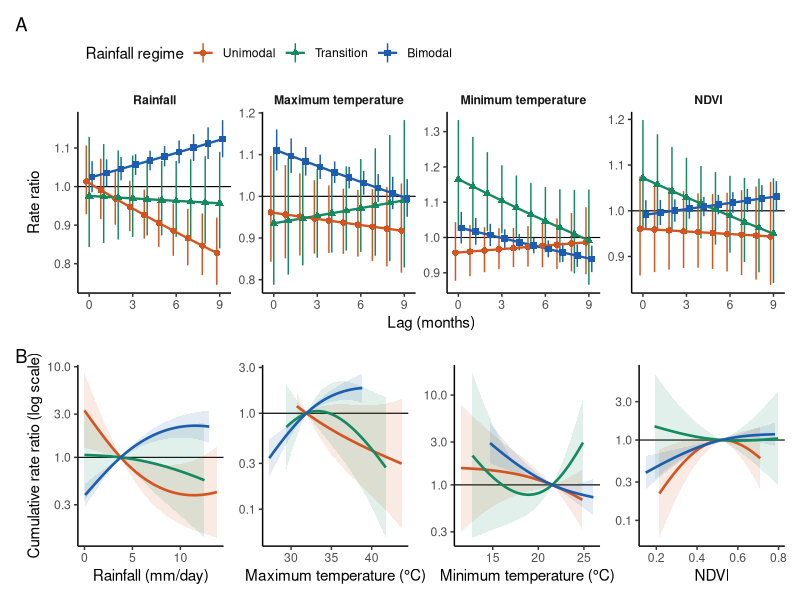
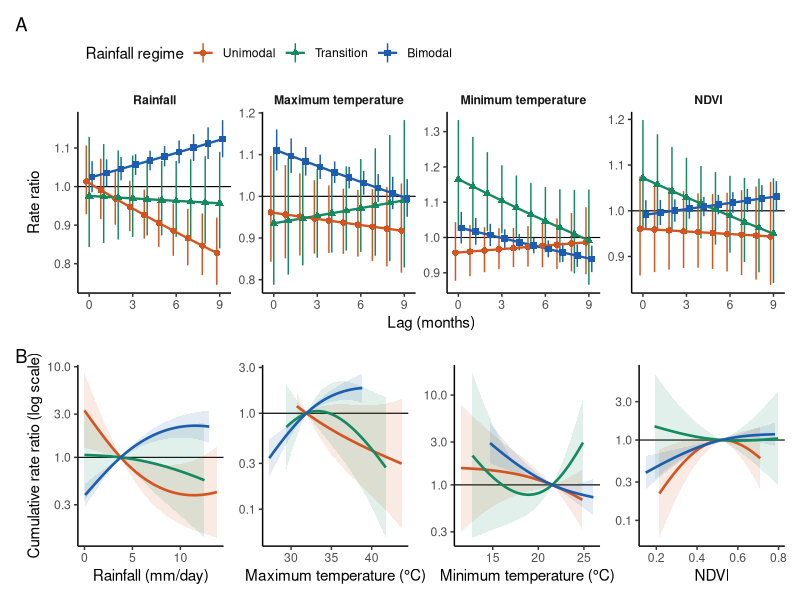
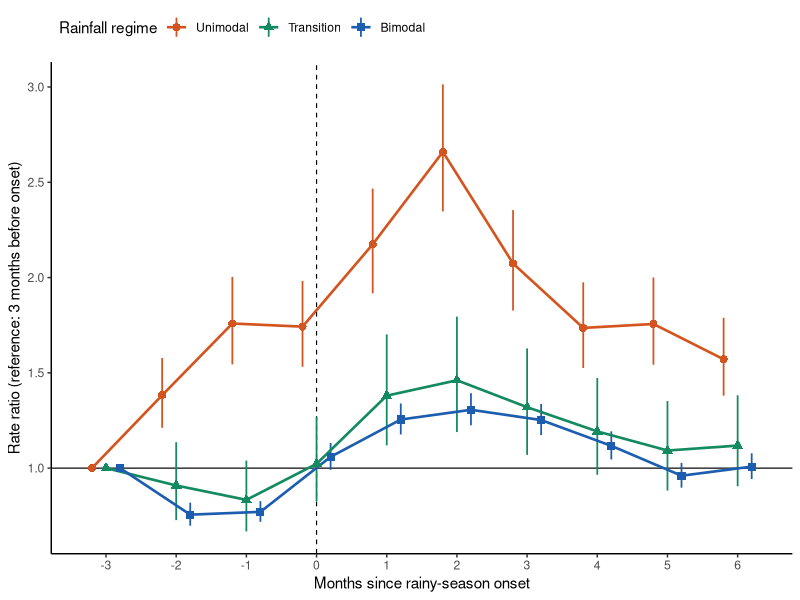
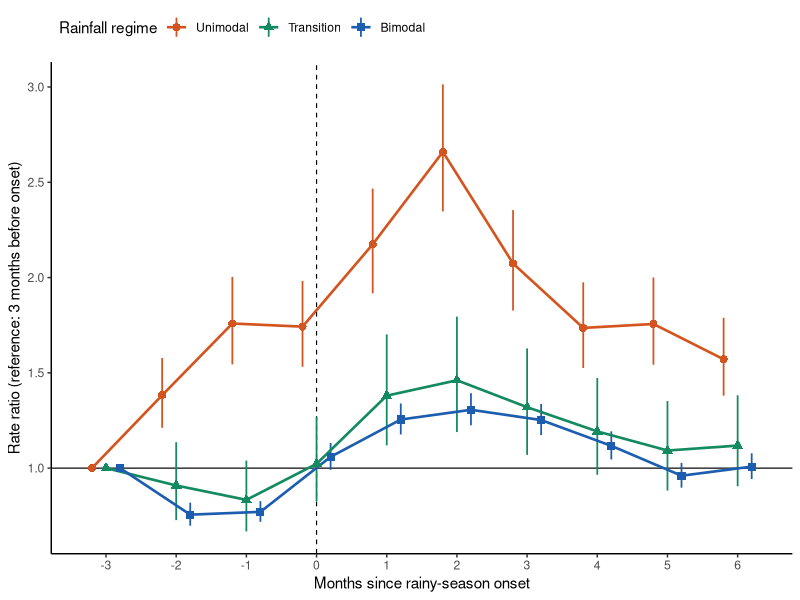

These figures' R source, in order:
# Figures 9 and 10 (Results, sections 3.7 and 3.8). Run after analysis/regime_onset.R.
#   Fig 9: (A) lag-specific rate ratios at the national 90th percentile versus the median, by rainfall regime;
#          (B) cumulative exposure-response over lags 0-9 by regime.
#   Fig 10: event-study rate ratios by months since rainy-season onset, by regime (one axis).
suppressPackageStartupMessages({ library(readr); library(dplyr); library(ggplot2); library(patchwork) })
REG_COL <- c(Unimodal = "#D4541F", Transition = "#138A5F", Bimodal = "#1C5DAF")   # as in Figs 3-4
REG_SH  <- c(Unimodal = 16, Transition = 17, Bimodal = 15)
LAB <- c(rainfall = "Rainfall", tmax = "Maximum temperature", tmin = "Minimum temperature", ndvi = "NDVI")
XLAB <- c(rainfall = "Rainfall (mm/day)", tmax = "Maximum temperature (°C)", tmin = "Minimum temperature (°C)", ndvi = "NDVI")
th <- theme_classic(base_size = 11) + theme(strip.background = element_blank(), strip.text = element_text(face = "bold"),
                                            legend.position = "top", legend.justification = "left")
save_fig <- function(p, name, w, h) {
  ggsave(file.path("figures", paste0(name, ".png")), p, width = w, height = h, dpi = 300, bg = "white")
  ggsave(file.path("figures", paste0(name, ".pdf")), p, width = w, height = h, device = cairo_pdf, bg = "white")
}
tc <- function(x) factor(tools::toTitleCase(x), levels = names(REG_COL))
dg <- position_dodge(width = 0.6)

lc <- read_csv("analysis/output/regime_lag_curves.csv", show_col_types = FALSE) |> filter(group %in% c("unimodal", "transition", "bimodal")) |>
  mutate(regime = tc(group), variable = factor(LAB[variable], levels = LAB))
pA <- ggplot(lc, aes(lag, RR, colour = regime, shape = regime)) + geom_hline(yintercept = 1, linewidth = 0.4) +
  geom_linerange(aes(ymin = lo, ymax = hi), position = dg, linewidth = 0.5) +
  geom_line(position = dg, linewidth = 0.8) + geom_point(position = dg, size = 1.9) +
  facet_wrap(~ variable, nrow = 1, scales = "free_y") +
  scale_colour_manual(values = REG_COL, name = "Rainfall regime") + scale_shape_manual(values = REG_SH, name = "Rainfall regime") +
  scale_x_continuous(breaks = seq(0, 9, 3)) + labs(x = "Lag (months)", y = "Rate ratio", tag = "A") + th
cc <- read_csv("analysis/output/regime_cumulative_curves.csv", show_col_types = FALSE) |> filter(group %in% c("unimodal", "transition", "bimodal")) |>
  mutate(regime = tc(group))
pB <- wrap_plots(lapply(names(LAB), function(v) {
  ggplot(filter(cc, variable == v), aes(x, RR, colour = regime, fill = regime)) + geom_hline(yintercept = 1, linewidth = 0.4) +
    geom_ribbon(aes(ymin = lo, ymax = hi), alpha = 0.12, colour = NA) + geom_line(linewidth = 0.9) +
    scale_colour_manual(values = REG_COL, guide = "none") + scale_fill_manual(values = REG_COL, guide = "none") +
    scale_y_log10() +
    labs(x = XLAB[[v]], y = if (v == "rainfall") "Cumulative rate ratio (log scale)" else NULL, tag = if (v == "rainfall") "B" else NULL) +
    theme_classic(base_size = 11)
}), nrow = 1)
save_fig(pA / pB + plot_layout(heights = c(1, 1)), "Fig9", 11, 7)

ev <- read_csv("analysis/output/onset_event_study.csv", show_col_types = FALSE) |> mutate(regime = tc(regime))
ev <- bind_rows(ev, tibble(regime = factor(names(REG_COL), levels = names(REG_COL)), k = -3L, RR = 1, lo = 1, hi = 1))
p9 <- ggplot(ev, aes(k, RR, colour = regime, shape = regime)) + geom_hline(yintercept = 1, linewidth = 0.4) +
  geom_vline(xintercept = 0, linetype = "dashed", linewidth = 0.4) +
  geom_linerange(aes(ymin = lo, ymax = hi), position = dg, linewidth = 0.6) +
  geom_line(position = dg, linewidth = 0.9) + geom_point(position = dg, size = 2.4) +
  scale_colour_manual(values = REG_COL, name = "Rainfall regime") + scale_shape_manual(values = REG_SH, name = "Rainfall regime") +
  scale_x_continuous(breaks = -3:6) + labs(x = "Months since rainy-season onset", y = "Rate ratio (reference: 3 months before onset)") + th
save_fig(p9, "Fig10", 7.5, 4.8)
cat("saved figures/Fig9 and Fig10\n")
